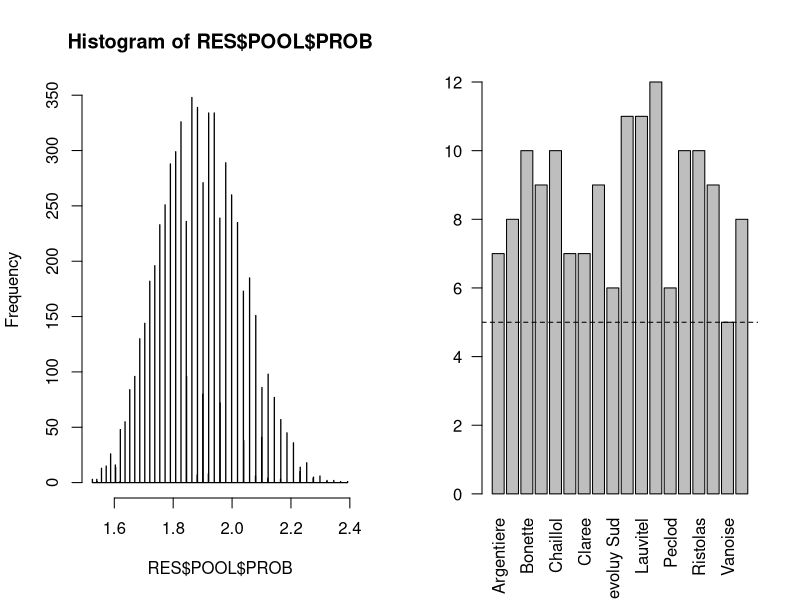
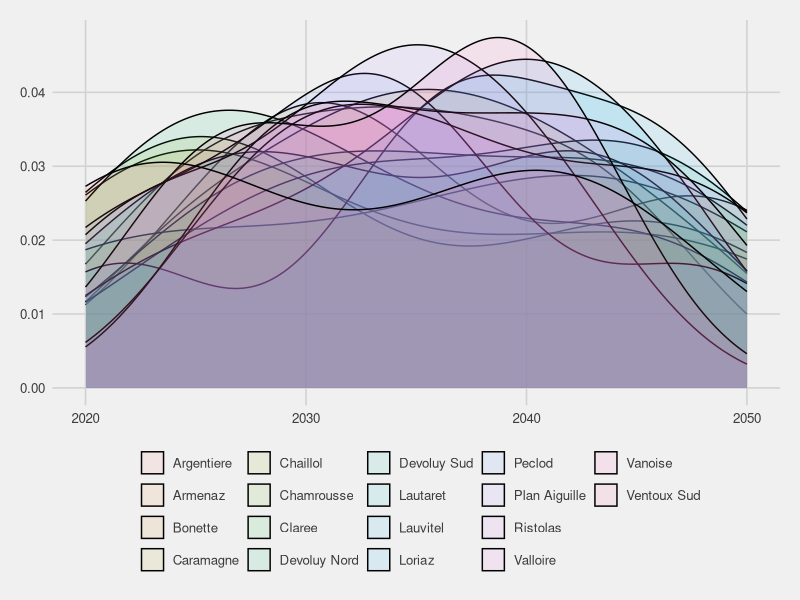
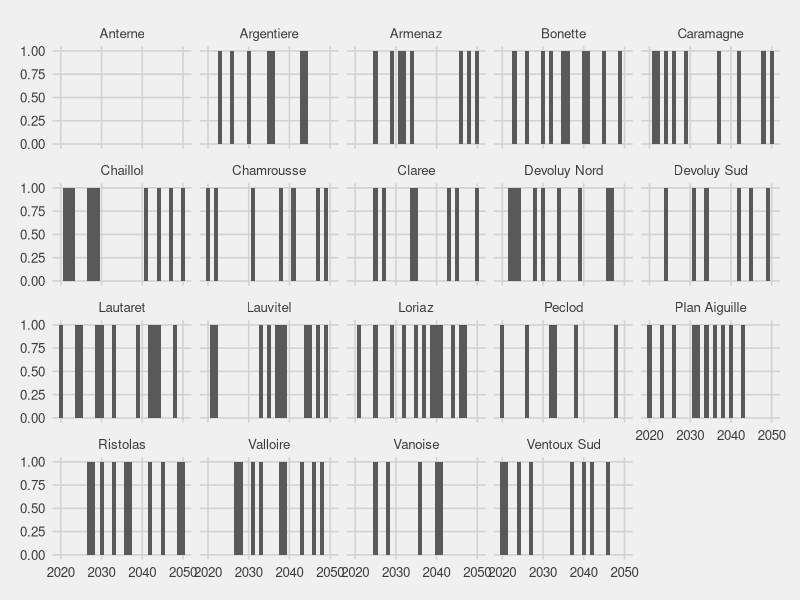

Generate these figures, in order, with R:

##' ---
##' title: R script to define ORCHAMP sampling plan
##' output:
##'   html_document:
##'     toc: true
##' ---

##' Step 1: 
##' 
##' Step 2:
##'  

rm(list=ls())

## make this document cache friendly
knitr::opts_chunk$set(cache=TRUE)

## load required libraries
library(foreach)
library(reshape2)
library(ggplot2)
library(ggthemes)

##' ###################################################################################################################################
##' # DEFINING PARAMETERS
##' ###################################################################################################################################

sites.names = c("Anterne", "Argentiere", "Armenaz", "Bonette", "Caramagne", "Chaillol", "Chamrousse",
                "Claree", "Devoluy Nord", "Devoluy Sud", "Lautaret", "Lauvitel", "Loriaz",
                "Peclod", "Plan Aiguille", "Ristolas", "Valloire", "Vanoise", "Ventoux Sud")

year.start = 2020
year.end = 2050
samp.no_sites = 5

constraint.CBNA = c("Argentiere", "Armenaz", "Caramagne", "Chamrousse",
                    "Devoluy Nord", "Devoluy Sud", "Loriaz",
                    "Peclod", "Ristolas", "Vanoise")
constraint.PNE = c("Chaillol", "Lauvitel", "Plan Aiguille")
constraint.SAJF = c("Claree", "Lautaret", "Valloire")
constraint.CBNMED = c("Ventoux Sud", "Bonette")
constraint.no_sites_max = 3
## Chaillol : plusieurs contributeurs ?

comb.sites.2 = t(combn(sites.names, 2))
comb.sites.2 = paste0(comb.sites.2[,1], "_", comb.sites.2[,2])
constraint.notTogether = comb.sites.2[grep("Anterne", comb.sites.2)]

noXYears = 3
noSuccYears = 3
prob.increase.sampXYears = 1.01
prob.decrease.sampThisYear = 0.99
prob.decrease.sampSuccYears = 0.8

## --------------------------------------------------------------------------
## NOTHING TO CHANGE BELOW !!!
sites.no = length(sites.names)

samp.years = seq(year.start, year.end, 1)
samp.no_years = length(samp.years)

comb.ALL = as.data.frame(t(combn(x = sites.names, m = samp.no_sites)))
colnames(comb.ALL) = paste0("SITE_", 1:ncol(comb.ALL))

## Remove combinations for number constraints
constraint.list = list(constraint.CBNA, constraint.PNE, constraint.SAJF)
for(con in constraint.list)
{
  no_sites_inConstraint = apply(comb.ALL, 1, function(x){ sum(x %in% con)})
  comb.ALL = comb.ALL[which(no_sites_inConstraint <= constraint.no_sites_max),]
}
## Remove combinations for association constraints
for(con in constraint.notTogether)
{
  con = strsplit(con, "_")[[1]]
  no_sites_inConstraint = apply(comb.ALL, 1, function(x){ sum(x %in% con)})
  comb.ALL = comb.ALL[which(no_sites_inConstraint < length(con)),]
}

comb.ALL.vec = apply(comb.ALL, 1, function(x) paste0(x, collapse = "_"))

##' ###################################################################################################################################
##' # DEFINING SAMPLING FUNCTION 
##' ###################################################################################################################################

# SEL_SITE = function(ye, pool)
# {
#   sites.sel = sample(x = pool, size = 1)
#   sites = strsplit(as.character(sites.sel), "_")[[1]]
#   res = data.frame(YEAR = ye, SITE = sites)
#   
#   if (ye < year.end)
#   {
#     tmp = foreach(mm = 4:samp.no_sites) %do%
#     {
#       combi = as.data.frame(t(combn(x = sites, m = 3)))
#       colnames(combi) = paste0("SITE_", 1:ncol(combi))
#       inds = apply(combi, 1, function(x) {
#         inds = sapply(x, function(y) grep(y, comb.ALL.vec))
#         ind_inter = intersect(inds[[1]], inds[[2]])
#         ind_inter = intersect(ind_inter, inds[[3]])
#         return(ind_inter)
#       })
#       return(unique(unlist(inds)))
#     }
#     tmp = unique(unlist(tmp))
#     pool_bis = comb.ALL.vec[-tmp]
#     
#     return(rbind(res,SEL_SITE(ye + 1, pool = pool_bis)))
#   } else 
#   {
#     return(res)
#   }
# }
# 
# SEL_SITE(ye = year.end, pool = comb.ALL.vec)
# SEL_SITE(ye = year.end - 1, pool = comb.ALL.vec)
# RES = SEL_SITE(ye = year.start, pool = comb.ALL.vec)
# 
# barplot(table(RES$SITE), las = 2)
# abline(h = 5, lty = 2)
# 
# ggplot(RES, aes(YEAR, fill = SITE)) +
#   scale_fill_discrete("") +
#   geom_density(alpha = 0.1) +
#   theme_fivethirtyeight()

##' ###################################################################################################################################
##' # DEFINING SAMPLING FUNCTION 
##' ###################################################################################################################################

## Apply sampling function for each required year
FUN_SELECT_sites = function(ye, pool)
{
  cat("\n\n ==> SELECTION FOR YEAR", ye)
  # cat("\n 1. Sites selection...")
  sites.sel = sample(x = pool$COMB[which(pool$AVAIL == 1)]
                     , size = 1
                     , prob = pool$PROB[which(pool$AVAIL == 1)])
  sites = strsplit(as.character(sites.sel), "_")[[1]]
  
  ## If first year of sampling,
  if (ye == year.start)
  {
    samp.sites_tab$LAST_YEAR = ye - 1
  }
  
  ## --------------------------------------------------------------------------
  ## FOR ALL AVAILABLE SITES
  # cat("\n 2. Update of site informations...")
  for(si in samp.sites_tab$SITE)
  {
    ind_si = which(samp.sites_tab$SITE == si)
    
    ## Is the site selected this year ? ---------------------------------------
    if (si %in% sites)
    {
      ## Get all the combinations in which the site is present
      ind = grep(si, pool.GLOB$COMB)
      
      ## Record this year as the last year of sampling
      samp.sites_tab$LAST_YEAR[ind_si] = ye
      
      ## Keep track of number of previous successive sampling : +1
      samp.sites_tab$NB_YEAR_SUCC[ind_si] = samp.sites_tab$NB_YEAR_SUCC[ind_si] + 1
      
      ## Reduce probability of sampling the site next year
      ## if the site has already been sampled for the last X successive years
      if (samp.sites_tab$NB_YEAR_SUCC[ind_si] >= noSuccYears)
      {
        pool$PROB[ind] = pool$PROB[ind] * prob.decrease.sampSuccYears
      } else ## Anyway, reduce probability of sampling the site next year
      {
        pool$PROB[ind] = pool$PROB[ind] * prob.decrease.sampThisYear
      }
    } else ## Otherwise -------------------------------------------------------
    {
      ## Keep track of number of previous successive sampling : 0
      samp.sites_tab$NB_YEAR_SUCC[ind_si] = 0
      
      ## Increase probability of sampling next year
      ## if the site has not been sampled for more than X years
      if((ye - samp.sites_tab$LAST_YEAR[ind_si]) > noXYears)
      {
        ind = grep(si, pool$COMB)
        pool$PROB[ind] = pool$PROB[ind] * prob.increase.sampXYears
      }
    }
  }
  
  ## --------------------------------------------------------------------------
  ## RESULTS
  res = data.frame(YEAR = ye, SITE = sites)
  if(ye < year.end)
  {
    # cat("\n 3. Removal of site combinations...")
    # pool.GLOB = data.frame(COMB = comb.ALL.vec
    #                        , PROB = rep(1, length(comb.ALL.vec))
    #                        , AVAIL = rep(1, length(comb.ALL.vec)))
    # pool = pool.GLOB
    # sites.sel = sample(x = pool$COMB[which(pool$AVAIL == 1)]
    #                    , size = 1
    #                    , prob = pool$PROB[which(pool$AVAIL == 1)])
    # sites = strsplit(as.character(sites.sel), "_")[[1]]

    ## SOLUTION 1
    # proc.time()
    # combiToRemove = foreach(mm = 4:samp.no_sites) %do%
    # {
    #   combi = as.data.frame(t(combn(x = sites, m = 3)))
    #   colnames(combi) = paste0("SITE_", 1:ncol(combi))
    #   inds = apply(combi, 1, function(x) {
    #     inds = sapply(x, function(y) grep(y, comb.ALL.vec))
    #     ind_inter = intersect(inds[[1]], inds[[2]])
    #     ind_inter = intersect(ind_inter, inds[[3]])
    #     return(ind_inter)
    #   })
    #   return(unique(unlist(inds)))
    # }
    # combiToRemove = unique(unlist(combiToRemove))
    # proc.time()
    # 
    # ## SOLUTION 2
    # proc.time()
    # nb.si.inComb = sapply(comb.ALL.vec, function(x)
    # {
    #   tmp = sapply(sites, function(y) regexpr(y,x))
    #   tmp = ifelse(tmp > (-1), 1, 0)
    #   sum(tmp)
    # })
    # combiToRemove = which(nb.si.inComb >= 4)
    # proc.time()
    
    ## SOLUTION 3
    # DF_sites_in_comb = foreach(si = sites.names, .combine = 'cbind') %do%
    # {
    #   sapply(comb.ALL.vec, function(x) length(grep(si, x)))
    # }
    # colnames(DF_sites_in_comb) = sites.names
    # head(DF_sites_in_comb)
    combiToRemove = which(colSums(t(comb.ALL.bin[, sites])) >= 4)
    
    pool$AVAIL = 1
    pool$AVAIL[combiToRemove] = 0
    
    res_bis = FUN_SELECT_sites(ye = ye + 1, pool = pool)
    return(list(SEL = rbind(res, res_bis$SEL), POOL = res_bis$POOL))
  } else
  {
    return(list(SEL = res, POOL = pool))
  }
}

## --------------------------------------------------------------------------
## Initialize table to store for each site :
##  last year of sampling
##  number of successive sampling
samp.sites_tab = data.frame(SITE = sites.names, LAST_YEAR = 0, NB_YEAR_SUCC = 0)

## Initialize table to store each possible combination of sites
## and probability of each combination
pool.GLOB = data.frame(COMB = comb.ALL.vec
                       , PROB = rep(1, length(comb.ALL.vec))
                       , AVAIL = rep(1, length(comb.ALL.vec)))

## Transform combinations into binary matrix
comb.ALL.bin = foreach(si = sites.names, .combine = 'cbind') %do%
{
  sapply(comb.ALL.vec, function(x) length(grep(si, x)))
}
colnames(comb.ALL.bin) = sites.names

# RES = FUN_SELECT_sites(ye = year.end, pool = pool.GLOB)
# RES = FUN_SELECT_sites(ye = year.end-1, pool = pool.GLOB)
RES = FUN_SELECT_sites(ye = year.start, pool = pool.GLOB)

dim(RES$SEL)
head(RES$POOL)

par(mfrow = c(1,2))
hist(RES$POOL$PROB, breaks= 1000)
barplot(table(RES$SEL$SITE), las = 2)
abline(h = 5, lty = 2)

ggplot(RES$SEL, aes(YEAR, fill = SITE)) +
  scale_fill_discrete("") +
  geom_density(alpha = 0.1) +
  theme_fivethirtyeight()


TMP = expand.grid(SITE = sites.names, YEAR = samp.years)
TMP = merge(TMP, data.frame(RES$SEL, SAMP = 1), by = c("SITE","YEAR"), all.x = T)
TMP$SAMP[which(is.na(TMP$SAMP))] = 0

TMP.split = split(TMP, TMP$SITE)
TMP.split = foreach(x = TMP.split, .combine = "rbind") %do%
{
  x$YEAR_prev = x$YEAR
  for(i in 1:nrow(x))
  {
    if(x$SAMP[i] == 0)
    {
      x$YEAR_prev[i] = max(year.start, x$YEAR_prev[i-1])
    }
  }
  x$DIFF_YEAR = c(NA, x$YEAR_prev[2:nrow(x)] - x$YEAR_prev[1:(nrow(x)-1)])
  return(x[, c("SITE", "YEAR", "DIFF_YEAR")])
}

TMP = merge(TMP, TMP.split, by = c("SITE","YEAR"))

# # colFunc = colorRampPalette(c('#fee0d2','#fcbba1','#fc9272','#fb6a4a','#ef3b2c','#cb181d','#a50f15','#67000d'))
# colFunc = colorRampPalette(c('#238b45','#41ab5d','#74c476','#a1d99b','#fee0d2','#fcbba1','#fc9272','#fb6a4a','#ef3b2c'))
# colFunc_n = colFunc(max(TMP$DIFF_YEAR, na.rm = T)+1)
# TMP$DIFF_YEAR = colFunc_n[TMP$DIFF_YEAR + 1]

ggplot(TMP, aes(YEAR, alpha = factor(SAMP))) +#, fill = DIFF_YEAR)) +
  scale_alpha_discrete(guide = F, range = c(0,1)) +
  scale_fill_identity() +
  geom_bar(width = 1) +
  facet_wrap(~SITE) +
  theme_fivethirtyeight()

# 
# # ggplot(TMP, aes(x = YEAR, y = SAMP, color = SITE)) +
# #   scale_fill_discrete("") +
# #   geom_line() +
# #   theme_fivethirtyeight()
# # 
# # ggplot(TMP, aes(x = YEAR, y = SAMP, color = SITE)) +
# #   scale_fill_discrete("") +
# #   geom_line() +
# #   theme_fivethirtyeight()
# 
# ## --------------------------------------------------------------------------
# # library(profmem)
# # library(lineprof)
# # 
# # samp.sites_tab = data.frame(SITE = sites.names, LAST_YEAR = 0, NB_YEAR_SUCC = 0)
# # pool.GLOB = data.frame(COMB = comb.ALL.vec, PROB = rep(1, length(comb.ALL.vec)))
# # # RES = profmem(FUN_SELECT_sites(ye = year.start, pool = pool.GLOB))
# # # total(RES)
# # RES = lineprof(FUN_SELECT_sites(ye = year.start, pool = pool.GLOB))
# # write.table(RES, file = "PROFMEM_ORCHAMP.txt")
# 
# 
# 
# ## --------------------------------------------------------------------------
# 
# library(doParallel)
# 
# params = expand.grid(prob1 = seq(0,1,0.1)
#                      , prob2 = seq(0,1,0.1)
#                      , prob3 = seq(0,1,0.1))
# 
# registerDoParallel(cores = 8)
# 
# # i = 1
# # prob1 = params$prob1[i]
# # prob2 = params$prob2[i]
# # prob3 = params$prob3[i]
# 
# HOP = foreach(prob1 = params$prob1, prob2 = params$prob2
#               , prob3 = params$prob3, .combine = 'rbind') %dopar%
# {
#   cat("\n", prob1)
#   prob.increase.sampXYears = 1 + prob1
#   prob.decrease.sampThisYear = 1 - prob2
#   prob.decrease.sampSuccYears = 1 - prob3
#   
#   len = foreach(rep = 1:3) %do%
#   {
#     cat(" ", rep)
#     samp.sites_tab = data.frame(SITE = sites.names, LAST_YEAR = 0, NB_YEAR_SUCC = 0)
#     pool.GLOB = data.frame(COMB = comb.ALL.vec, PROB = rep(1, length(comb.ALL.vec)))
#     RES = FUN_SELECT_sites(ye = year.start, pool = pool.GLOB)
#     return(length(which(table(RES$SEL$SITE) < 5)))
#   }
#   return(data.frame(prob1,prob2,prob3,len))
# }
# 
# 
